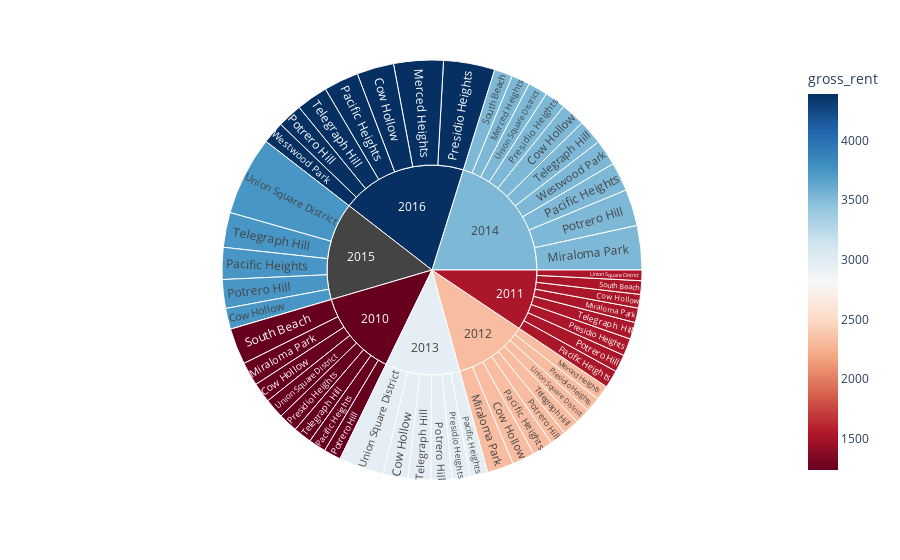

The notebook cell this image was saved under:
### Code cell
sunburst()

### Figure 1 — Plotly figure (JSON) as saved in the notebook; plotly's stock layout.template omitted (floating-point values rounded to 4 significant figures)
{"data": [{"branchvalues": "total", "customdata": [[1239, 1239], [1530.0, 1530.0], [2324, 2324], [2971, 2971], [3528.0, 3528.0], [3739.0, 3739.0], [4390, 4390], [2324, 2324], [3528, 3528], [4390, 4390], [1239, 1239], [1530, 1530], [2324, 2324], [3528.0, 3528.0], [1239, 1239], [1530, 1530], [2324, 2324], [2971, 2971], [3528, 3528], [3739, 3739], [4390, 4390], [1239, 1239], [1530, 1530], [2324, 2324], [2971, 2971], [3528, 3528], [3739, 3739], [4390, 4390], [1239, 1239], [1530, 1530], [2324, 2324], [2971, 2971], [3528, 3528], [null, null], [4390, 4390], [1239, 1239], [1530.0, 1530.0], [3528, 3528], [1239, 1239], [1530, 1530], [2324, 2324], [2971, 2971], [3528.0, 3528.0], [3739, 3739], [4390, 4390], [1239, 1239], [1530, 1530], [2324, 2324], [2971, 2971], [3528, 3528], [3739.0, 3739.0], [3528.0, 3528.0], [4390, 4390], [1239.0, 1239.0], [1530, 1530], [2324.0, 2324.0], [2971, 2971], [3528, 3528], [null, null], [4390, 4390]], "domain": {"x": [0, 1], "y": [0, 1]}, "hovertemplate": "labels=%{label}<br>sale_price_sqr_foot=%{value}<br>parent=%{parent}<br>id=%{id}<br>gross_rent=%{color}<extra></extra>", "ids": ["2010/Cow Hollow", "2011/Cow Hollow", "2012/Cow Hollow", "2013/Cow Hollow", "2014/Cow Hollow", "2015/Cow Hollow", "2016/Cow Hollow", "2012/Merced Heights", "2014/Merced Heights", "2016/Merced Heights", "2010/Miraloma Park", "2011/Miraloma Park", "2012/Miraloma Park", "2014/Miraloma Park", "2010/Pacific Heights", "2011/Pacific Heights", "2012/Pacific Heights", "2013/Pacific Heights", "2014/Pacific Heights", "2015/Pacific Heights", "2016/Pacific Heights", "2010/Potrero Hill", "2011/Potrero Hill", "2012/Potrero Hill", "2013/Potrero Hill", "2014/Potrero Hill", "2015/Potrero Hill", "2016/Potrero Hill", "2010/Presidio Heights", "2011/Presidio Heights", "2012/Presidio Heights", "2013/Presidio Heights", "2014/Presidio Heights", "2015/Presidio Heights", "2016/Presidio Heights", "2010/South Beach", "2011/South Beach", "2014/South Beach", "2010/Telegraph Hill", "2011/Telegraph Hill", "2012/Telegraph Hill", "2013/Telegraph Hill", "2014/Telegraph Hill", "2015/Telegraph Hill", "2016/Telegraph Hill", "2010/Union Square District", "2011/Union Square District", "2012/Union Square District", "2013/Union Square District", "2014/Union Square District", "2015/Union Square District", "2014/Westwood Park", "2016/Westwood Park", "2010", "2011", "2012", "2013", "2014", "2015", "2016"], "labels": ["Cow Hollow", "Cow Hollow", "Cow Hollow", "Cow Hollow", "Cow Hollow", "Cow Hollow", "Cow Hollow", "Merced Heights", "Merced Heights", "Merced Heights", "Miraloma Park", "Miraloma Park", "Miraloma Park", "Miraloma Park", "Pacific Heights", "Pacific Heights", "Pacific Heights", "Pacific Heights", "Pacific Heights", "Pacific Heights", "Pacific Heights", "Potrero Hill", "Potrero Hill", "Potrero Hill", "Potrero Hill", "Potrero Hill", "Potrero Hill", "Potrero Hill", "Presidio Heights", "Presidio Heights", "Presidio Heights", "Presidio Heights", "Presidio Heights", "Presidio Heights", "Presidio Heights", "South Beach", "South Beach", "South Beach", "Telegraph Hill", "Telegraph Hill", "Telegraph Hill", "Telegraph Hill", "Telegraph Hill", "Telegraph Hill", "Telegraph Hill", "Union Square District", "Union Square District", "Union Square District", "Union Square District", "Union Square District", "Union Square District", "Westwood Park", "Westwood Park", "2010", "2011", "2012", "2013", "2014", "2015", "2016"], "marker": {"coloraxis": "coloraxis", "colors": [1239, 1530.0, 2324, 2971, 3528.0, 3739.0, 4390, 2324, 3528, 4390, 1239, 1530, 2324, 3528.0, 1239, 1530, 2324, 2971, 3528, 3739, 4390, 1239, 1530, 2324, 2971, 3528, 3739, 4390, 1239, 1530, 2324, 2971, 3528, null, 4390, 1239, 1530.0, 3528, 1239, 1530, 2324, 2971, 3528.0, 3739, 4390, 1239, 1530, 2324, 2971, 3528, 3739.0, 3528.0, 4390, 1239.0, 1530, 2324.0, 2971, 3528, null, 4390]}, "name": "", "parents": ["2010", "2011", "2012", "2013", "2014", "2015", "2016", "2012", "2014", "2016", "2010", "2011", "2012", "2014", "2010", "2011", "2012", "2013", "2014", "2015", "2016", "2010", "2011", "2012", "2013", "2014", "2015", "2016", "2010", "2011", "2012", "2013", "2014", "2015", "2016", "2010", "2011", "2014", "2010", "2011", "2012", "2013", "2014", "2015", "2016", "2010", "2011", "2012", "2013", "2014", "2015", "2014", "2016", "", "", "", "", "", "", ""], "type": "sunburst", "values": [569.4, 390.6, 644.8, 707.4, 691.9, 598.6, 1059.0, 421.1, 528.7, 1417.0, 680.6, 414.7, 756.2, 1268.0, 496.5, 509.0, 586.2, 503.9, 824.7, 910.2, 996.4, 491.5, 503.1, 466.6, 598.7, 1045.0, 821.3, 707.7, 549.4, 493.8, 426.6, 512.8, 603.5, 0, 1466.0, 1037.0, 388.6, 524.6, 524.8, 483.4, 465.8, 653.3, 708.2, 997.0, 903.0, 569.2, 302.1, 445.2, 1290.0, 558.3, 2259.0, 743.0, 631.2, 4918.0, 3485.0, 4213.0, 4267.0, 7496.0, 5586.0, 7180.0]}], "layout": {"autosize": true, "coloraxis": {"colorbar": {"title": {"text": "gross_rent"}}, "colorscale": [[0, "rgb(103,0,31)"], [0.1, "rgb(178,24,43)"], [0.2, "rgb(214,96,77)"], [0.3, "rgb(244,165,130)"], [0.4, "rgb(253,219,199)"], [0.5, "rgb(247,247,247)"], [0.6, "rgb(209,229,240)"], [0.7, "rgb(146,197,222)"], [0.8, "rgb(67,147,195)"], [0.9, "rgb(33,102,172)"], [1, "rgb(5,48,97)"]]}, "legend": {"tracegroupgap": 0}, "margin": {"t": 60}}}
